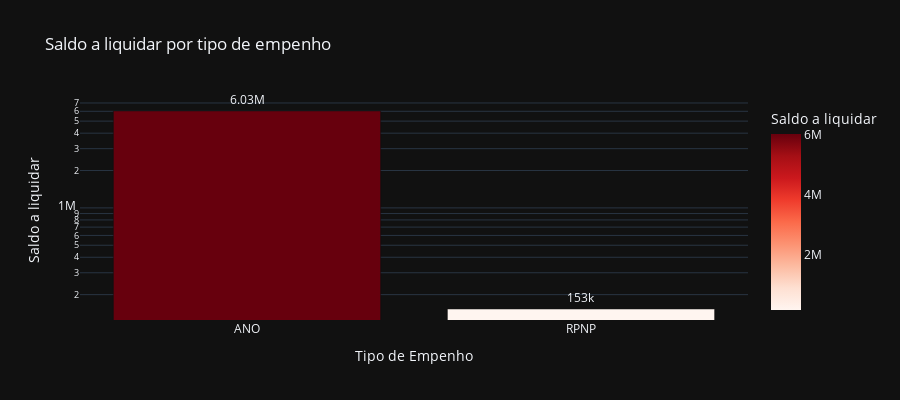

Notebook source saved alongside this figure:
### Code cell
# Saldo a liquidar por tipo de Empenho
cols = ['TIPO', 'A_LIQUIDAR']

df_aux = df.loc[:, cols].groupby('TIPO').sum().sort_values(by= 'A_LIQUIDAR', ascending=False).reset_index()
df_aux = df_aux[df_aux['A_LIQUIDAR'] > 0]
fig = px.bar(df_aux, 
             x='TIPO', 
             y='A_LIQUIDAR',
             title='Saldo a liquidar por tipo de empenho',
             labels={'TIPO':'Tipo de Empenho', 'A_LIQUIDAR':'Saldo a liquidar'},
             text_auto='.3s',
             height=400,
             log_y=True,
             color='A_LIQUIDAR',
             color_continuous_scale = 'reds',
             template='plotly_dark')
fig.update_traces(textposition = 'outside', cliponaxis = False, hovertemplate=None)
fig.update_layout(hovermode="x unified")

fig.show()

### Figure 1 — Plotly figure (JSON) as saved in the notebook; plotly's stock layout.template omitted (floating-point values rounded to 4 significant figures)
{"data": [{"alignmentgroup": "True", "cliponaxis": false, "legendgroup": "", "marker": {"color": [6034000.0, 153200.0], "coloraxis": "coloraxis", "pattern": {"shape": ""}}, "name": "", "offsetgroup": "", "orientation": "v", "showlegend": false, "textposition": "outside", "texttemplate": "%{y:.3s}", "type": "bar", "x": ["ANO", "RPNP"], "xaxis": "x", "y": [6034000.0, 153200.0], "yaxis": "y"}], "layout": {"barmode": "relative", "coloraxis": {"colorbar": {"title": {"text": "Saldo a liquidar"}}, "colorscale": [[0, "rgb(255,245,240)"], [0.125, "rgb(254,224,210)"], [0.25, "rgb(252,187,161)"], [0.375, "rgb(252,146,114)"], [0.5, "rgb(251,106,74)"], [0.625, "rgb(239,59,44)"], [0.75, "rgb(203,24,29)"], [0.875, "rgb(165,15,21)"], [1, "rgb(103,0,13)"]]}, "height": 400, "hovermode": "x unified", "legend": {"tracegroupgap": 0}, "title": {"text": "Saldo a liquidar por tipo de empenho"}, "xaxis": {"anchor": "y", "domain": [0, 1], "title": {"text": "Tipo de Empenho"}}, "yaxis": {"anchor": "x", "domain": [0, 1], "title": {"text": "Saldo a liquidar"}, "type": "log"}}}
